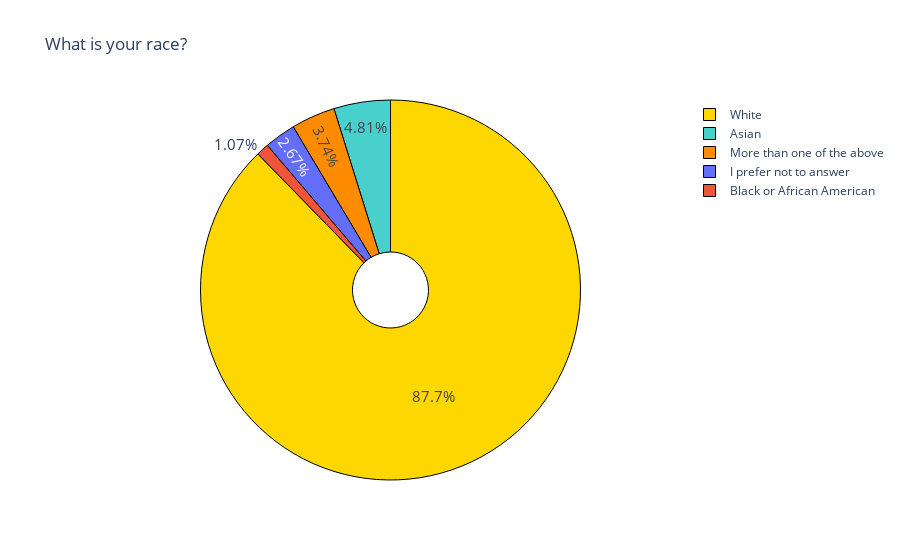

Write notebook code for a chart like this one.
### Code cell
import plotly.graph_objects as go

labels = bla[question].value_counts().reset_index()['index'].head()
values = bla[question].value_counts().reset_index()[question].head()

#colors=['lightcyan','cyan', 'darkblue']
colors = ['gold', 'mediumturquoise', 'darkorange'] #, 'lightgreen']


# Use `hole` to create a donut-like pie chart
fig = go.Figure(data=[go.Pie(labels=labels, 
                             values=values, 
                             hole=.2,
                             #textinfo='label+percent',
                           #  insidetextorientation='radial' 
  )])

fig.update_traces(textfont_size=15,
                  marker=dict(colors=colors, line=dict(color='#000000', width=1)),
                   )

fig.update(layout_title_text=question,
           layout_showlegend=True)
fig.show()

### Figure 1 — Plotly figure (JSON) as saved in the notebook; plotly's stock layout.template omitted (floating-point values rounded to 4 significant figures)
{"data": [{"hole": 0.2, "labels": ["White", "Asian", "More than one of the above", "I prefer not to answer", "Black or African American"], "marker": {"colors": ["gold", "mediumturquoise", "darkorange"], "line": {"color": "#000000", "width": 1}}, "textfont": {"size": 15}, "type": "pie", "values": [164, 9, 7, 5, 2]}], "layout": {"autosize": true, "showlegend": true, "title": {"text": "What is your race?"}}}
